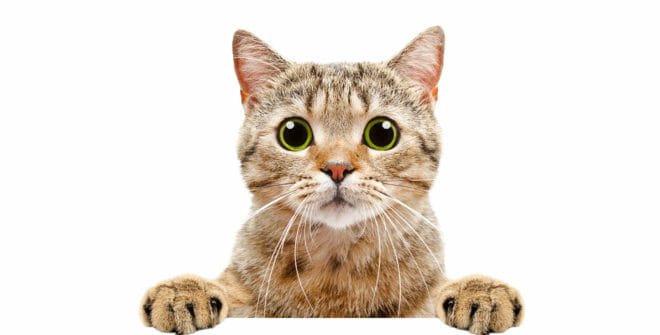
#> input picture cat.jpg, 660 x 335 px
$ jupyter execute img_cats.ipynb
#> lines starting #> are read from the running program, lines starting #| are printed output that depends on the picture
## Feature extraction and feature matching using openCV

I used openCV to extract features from a picture and match them to features on another almost similar picture. Open CV comes with libraries that make that job simple for us. I wrote the code on google colab because I struggled with installing openCV on my machine, so for better results please run the code on google colab. I used cat pictures but you are welcome to use any picture you like. I hope this piece of code does what you asked me to do.

[cell 1]
# Import all the necessary libraries
import numpy as np
import cv2
import matplotlib.pyplot as plt
from google.colab.patches import cv2_imshow


# Load images
img1 = cv2.imread('cat.jpg',0)     # queryImage
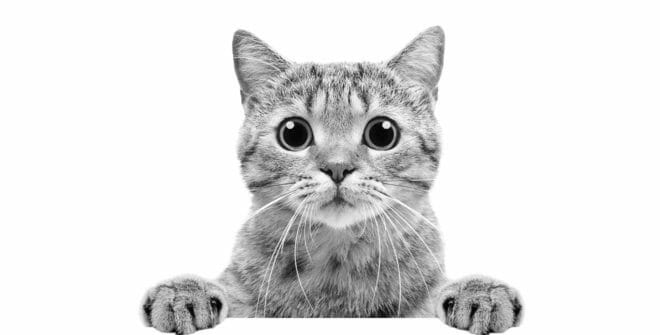
#> img1: shape (335, 660); min 0, max 255, mean 226.2
img2 = cv2.imread('kat.jpg',0)     # trainImage
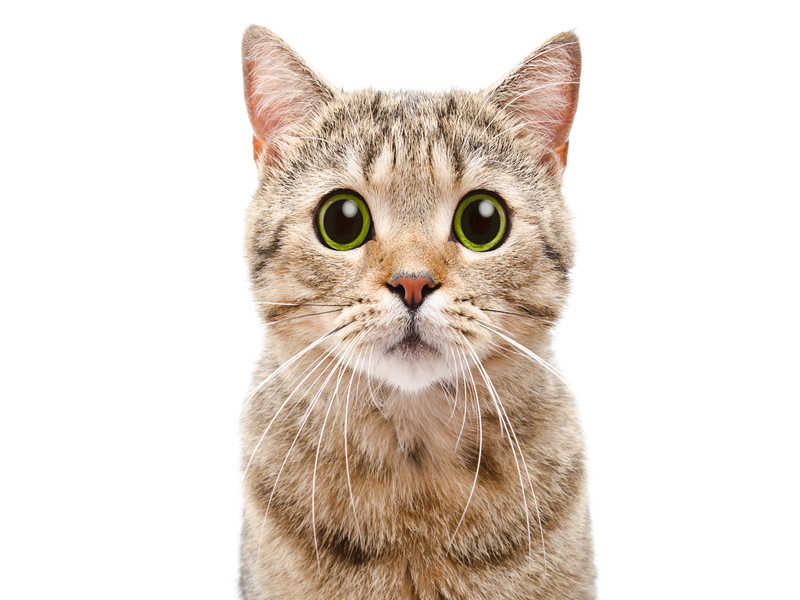
#> input picture kat.jpg, 800 x 600 px
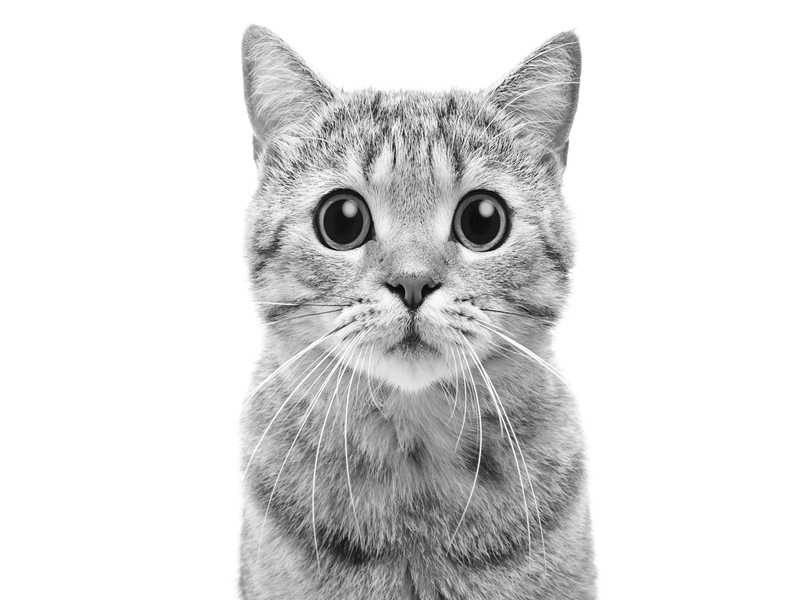
#> img2: shape (600, 800); min 0, max 255, mean 221.1

# Initiate OBR detector
orb = cv2.ORB_create()

# Find the keypoints and descriptors with OBR
kp1, des1 = orb.detectAndCompute(img1,None)
#> kp1 = 500 keypoints; strongest (x, y, size): (385, 123, 53.6), (291, 124, 44.6), (289, 123, 53.6), (385, 126, 53.6)
kp2, des2 = orb.detectAndCompute(img2,None)
#> kp2 = 500 keypoints; strongest (x, y, size): (360, 301, 31), (485, 212, 77.1), (361, 299, 31), (349, 209, 92.6)

# Create Brute Force Matcher object
bf = cv2.BFMatcher(cv2.NORM_HAMMING, crossCheck=True)

# Match descriptors
matches = bf.match(des1,des2)
#> matches = 152 matches

# Sort them in the order of their distance
matches = sorted(matches, key = lambda x:x.distance)

# Draw the first 20 matches
img3 = cv2.drawMatches(img1, kp1, img2, kp2, matches[:20], None, flags=2)
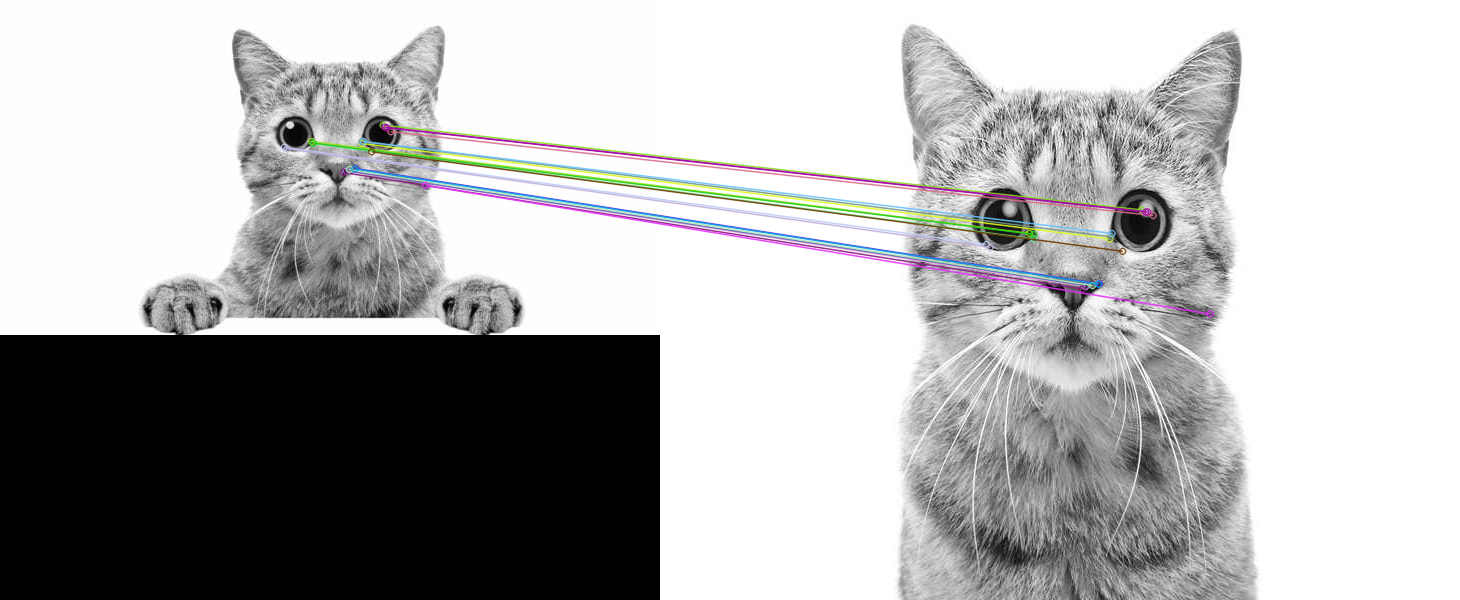
#> img3: shape (600, 1460, 3); mean of channels 0, 1, 2 176.9, 176.8, 176.8; drawn as B, G, R

# Plot the image showing the images and their matching features
cv2_imshow(img3)
